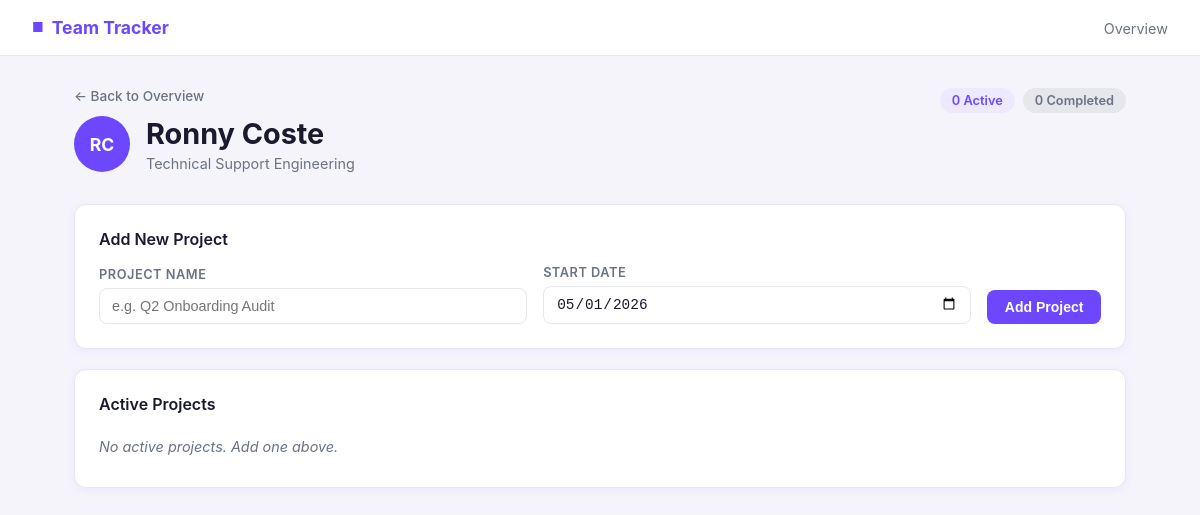
Page /teammate/4 on the earlier database version.
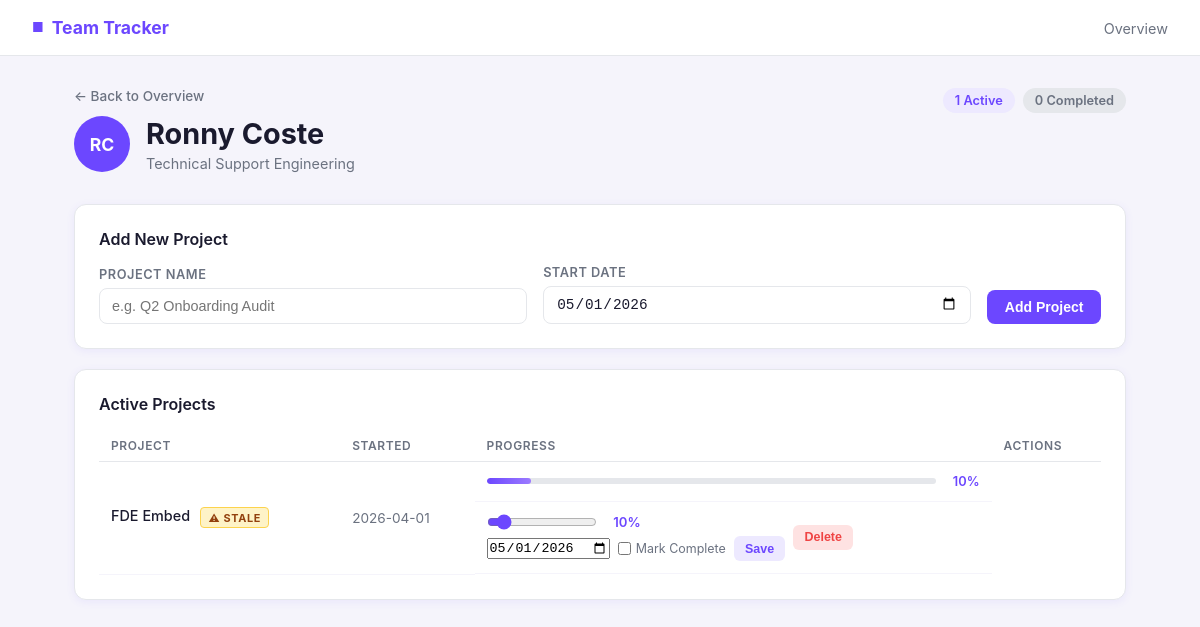
Same page on the later database version.
### tables this page shows
CREATE TABLE projects (
                id INTEGER PRIMARY KEY AUTOINCREMENT,
                teammate_id INTEGER NOT NULL,
                name TEXT NOT NULL,
                start_date TEXT NOT NULL,
                pct_complete INTEGER DEFAULT 0,
                completed_date TEXT,
                FOREIGN KEY (teammate_id) REFERENCES teammates(id)
            );

### app.py (the view)
@app.route('/teammate/<int:tid>')
def teammate(tid):
    db = get_db()
    t = db.execute('SELECT * FROM teammates WHERE id = ?', (tid,)).fetchone()
    if not t:
        return redirect(url_for('index'))
    projects = db.execute(
        'SELECT * FROM projects WHERE teammate_id = ? ORDER BY completed_date ASC, start_date DESC',
        (tid,)
    ).fetchall()
    history = {}
    for p in projects:
        history[p['id']] = db.execute(
            'SELECT pct_complete, updated_date FROM progress_history WHERE project_id = ? ORDER BY updated_date DESC',
            (p['id'],)
        ).fetchall()
    today_date = date.today()
    stale_ids = set()
    for p in projects:
        if p['completed_date']:
            continue
        h = history[p['id']]
        ref = h[0]['updated_date'] if h else p['start_date']
        if (today_date - datetime.strptime(ref, '%Y-%m-%d').date()).days >= 30:
            stale_ids.add(p['id'])
    return render_template('teammate.html', teammate=t, projects=projects, today=today_date.isoformat(), history=history, stale_ids=stale_ids)

### app.py (called while the page is built)
def get_db():
    conn = sqlite3.connect(DB)
    conn.row_factory = sqlite3.Row
    return conn

### templates/teammate.html (shortened to what this page needs)
{% extends "base.html" %}
{% block content %}
{% set initials = teammate.name.split()|map('first')|join('') %}
{% set active = projects|selectattr('completed_date', 'none')|list %}
{% set done = projects|rejectattr('completed_date', 'none')|list %}
<div class="page-header">
    <div class="header-left">
        <a href="/" class="back-link">&larr; Back to Overview</a>
        <div class="teammate-header">
            <div class="avatar avatar-lg">{{ initials }}</div>
            <div>
                <h1>{{ teammate.name }}</h1>
                <p class="subtitle">Technical Support Engineering</p>
            </div>
        </div>
    </div>
    <div class="header-stats">
        <div class="stat-pill">{{ active|length }} Active</div>
        <div class="stat-pill muted">{{ done|length }} Completed</div>
    </div>
</div>
<div class="section-card">
    <h2>Add New Project</h2>
    <form action="{{ url_for('add_project', tid=teammate.id) }}" method="POST" class="add-form">
        <div class="form-row">
            <div class="form-group">
                <label for="name">Project Name</label>
                <input type="text" id="name" name="name" placeholder="e.g. Q2 Onboarding Audit" required>
            </div>
            <div class="form-group">
                <label for="start_date">Start Date</label>
                <input type="date" id="start_date" name="start_date" value="{{ today }}" required>
            </div>
            <button type="submit" class="btn btn-primary">Add Project</button>
        </div>
    </form>
</div>
<div class="section-card">
    <h2>Active Projects</h2>
    {% if active %}
    <table class="projects-table">
        <thead>
            <tr>
                <th>Project</th>
                <th>Started</th>
                <th>Progress</th>
                <th>Actions</th>
            </tr>
        </thead>
        <tbody>
            {% for p in active %}
            <tr>
                <td class="project-name">
                    {{ p.name }}
                    {% if p.id in stale_ids %}<span class="badge-stale">⚠ STALE</span>{% endif %}
                </td>
                <td class="date-cell">{{ p.start_date }}</td>
                <td class="progress-cell">
                    <div class="progress-bar">
                        <div class="progress-fill" style="width: {{ p.pct_complete }}%"></div>
                    </div>
                    <span class="pct-label">{{ p.pct_complete }}%</span>
                </td>
                <td class="actions-cell">
                    <form action="{{ url_for('update_project', pid=p.id) }}" method="POST" class="update-form">
                        <div class="slider-row">
                            <input type="range" name="pct_complete" id="range-{{ p.id }}"
                                   value="{{ p.pct_complete }}" min="0" max="100"
                                   oninput="document.getElementById('pct-display-{{ p.id }}').textContent = this.value + '%'">
                            <span id="pct-display-{{ p.id }}" class="pct-display">{{ p.pct_complete }}%</span>
                        </div>
                        <div class="form-actions">
                            <input type="date" name="update_date" value="{{ today }}" class="date-input" required>
                            <label class="complete-label">
                                <input type="checkbox" name="mark_complete"> Mark Complete
                            </label>
                            <button type="submit" class="btn btn-sm btn-secondary">Save</button>
                        </div>
                    </form>
                    <form action="{{ url_for('delete_project', pid=p.id) }}" method="POST"
                          onsubmit="return confirm('Delete this project?')">
                        <button type="submit" class="btn btn-sm btn-danger">Delete</button>
                    </form>
                </td>
            </tr>
            {% endfor %}
        </tbody>
    </table>
    {% else %}
    <p class="empty-state">No active projects. Add one above.</p>
    {% endif %}
</div>
{% endblock %}

Differences in the rows shown:
added projects: name "FDE Embed", shows "⚠ STALE", start_date "2026-04-01", pct_complete "10", update_date "05/01/2026"
Other differences:
{{ active|length }}: "0" → "1"
text no longer shown: "No active projects. Add one above."
text now shown: "PROJECT STARTED PROGRESS ACTIONS"
